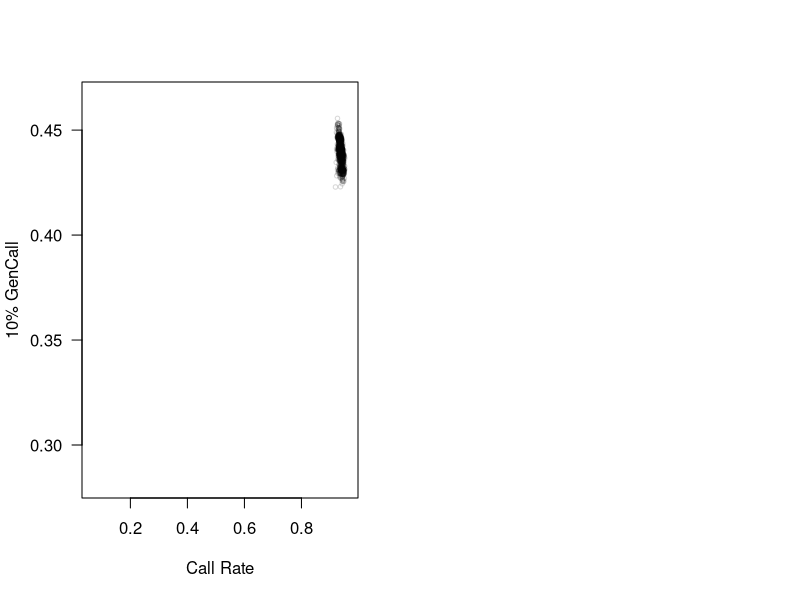

R code for this plot: (Note: this script raises an error after producing the figure.)
##############################################################################/
##############################################################################/
#Figure S4: Sorting individuals by general genotyping quality
##############################################################################/
##############################################################################/


#loading and preparing the additionnal dataset
genoQual<-read.table("data/dataSup/Ind_Geno_Qual_ST.txt",
                     sep="\t",header=T,dec=".")
summary(genoQual)
colnames(genoQual)


##############################################################################/
#Preparing the data set####
##############################################################################/

#defining the threshold
seuilp50min<-(mean(genoQual$p50.GC,na.rm=T)-0.01)
seuilp10min<-(mean(genoQual$p10.GC,na.rm=T)-0.015)
seuilCRatemin<-(mean(genoQual$Call.Rate,na.rm=T)-0.01)
xrange<-c(min(genoQual$Call.Rate[genoQual$Call.Rate!=0],
              na.rm=T)-0.01,
          max(genoQual$Call.Rate[genoQual$Call.Rate!=0],
              na.rm=T)+0.01)
yrange10<-c(min(genoQual$p10.GC,na.rm=T)-0.01,
          max(genoQual$p10.GC,na.rm=T)+0.01)
yrange50<-c(min(genoQual$p50.GC,na.rm=T)-0.01,
          max(genoQual$p50.GC,na.rm=T)+0.01)
#adding a column with different notes for different quality of genotyping
genoQual$qnote<-0
genoQual$qnote<-ifelse(genoQual$Call.Rate<seuilCRatemin,
                       genoQual$qnote+1,
                       genoQual$qnote+0)
genoQual$qnote<-ifelse(genoQual$p10.GC<seuilp10min,
                       genoQual$qnote+1,
                       genoQual$qnote+0)
genoQual$qnote<-ifelse(genoQual$p50.GC<seuilp50min,
                       genoQual$qnote+1,
                       genoQual$qnote+0)

#defining a color vector
coVec<-c(rgb(0,0,0,max=255,alpha=40),
         rgb(255,255,51,max=255,alpha=200),
         rgb(255,127,0,max=255,alpha=200),
         rgb(228,26,28,max=255,alpha=200))


##############################################################################/
#Figure S4: plotting the quality of individuals genotyped with SNP####
##############################################################################/

#this code will produce a pdf file in the output folder
pdf(file="output/Figure_S4_QualInd.pdf",width=11,height=6)
op<-par(mfrow=c(1,2))
plot(p10.GC~Call.Rate,xlim=xrange,ylim=yrange10,
     data=genoQual[genoQual$p50.GC>=seuilp50min & 
                     genoQual$p10.GC>=seuilp10min &
                     genoQual$Call.Rate>=seuilCRatemin,],
     xlab="Call Rate",ylab="10% GenCall",
     col=coVec[1],pch=1,cex=0.6,las=1)
abline(h=c(seuilp10min),lty=2,col=brewer.pal(9,"Set1")[2],lwd=3)
abline(v=c(seuilCRatemin),lty=2,col=brewer.pal(9,"Set1")[3],lwd=3)
points(p10.GC~Call.Rate,pch=21,cex=0.7,
       bg=coVec[qnote+1],col=rgb(0,0,0,max=255,alpha=200),
       data=genoQual[genoQual$qnote!=0,])
plot(p50.GC~Call.Rate,xlim=xrange,ylim=yrange50,
     data=genoQual[genoQual$p50.GC>=seuilp50min & 
                     genoQual$p10.GC>=seuilp10min &
                     genoQual$Call.Rate>=seuilCRatemin,],
     xlab="Call Rate",ylab="50% GenCall",
     col=coVec[1],pch=1,cex=0.6,las=1)
abline(h=c(seuilp50min),lty=2,col=brewer.pal(9,"Set1")[4],lwd=3)
abline(v=c(seuilCRatemin),lty=2,col=brewer.pal(9,"Set1")[3],lwd=3)
points(p50.GC~Call.Rate,pch=21,cex=0.7,
       bg=coVec[qnote+1],col=rgb(0,0,0,max=255,alpha=200),
       data=genoQual[genoQual$qnote!=0,])
par(op)
dev.off()

#list of individuals excluded because of poor global genotyping quality
excl<-(genoQual[genoQual$p50.GC<seuilp50min|
                  genoQual$p10.GC<seuilp10min|
                  genoQual$Call.Rate<seuilCRatemin,
             c("Sample.ID","Array.Info.Sentrix.ID",
               "Array.Info.Sentrix.Position")])


##############################################################################/
#END
##############################################################################/